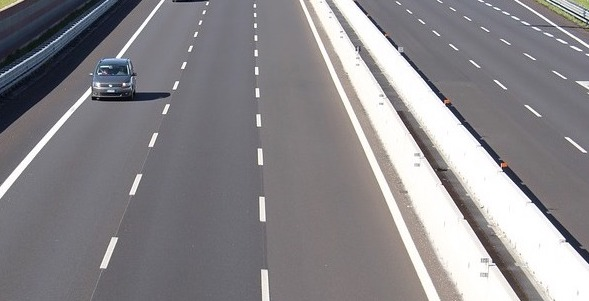
//> input picture week5_cpp/data/images/lanes.jpg, 589 x 301 px
$ ./houghTransform   (built with g++ and OpenCV 4)
//> lines starting //> are read from the running program, lines starting //| are printed output that depends on the picture; after the words box and inside, x2 and y2 are one past the last pixel; in counts of white or black regions, pixels touching at a corner belong together
### week2-cpp/dataPath.hpp
std::string DATA_PATH = "../data/";

### week5_cpp/houghTransform.cpp
#include <opencv2/opencv.hpp>
#include <iostream>
#include "dataPath.hpp"

using namespace std;
using namespace cv;

int main(){
// Read image
Mat img = imread(DATA_PATH + "images/lanes.jpg", IMREAD_COLOR);
//> img is the input picture: 301 rows x 589 cols, CV_8UC3; mean B, G, R 138.2, 134.8, 137.2
// Convert the image to gray-scale
Mat gray;
cvtColor(img,gray,COLOR_BGR2GRAY);
// Find the edges in the image using canny detector
Mat edges;
Canny(gray,edges,50,200);
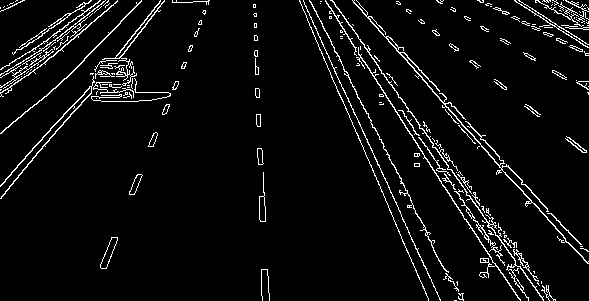
//> edges: 301 rows x 589 cols, CV_8UC1; 5.2% white in thin lines or dots
// Detect points that form a line
vector<Vec4i> lines;
HoughLinesP(edges,lines,1,CV_PI/180,1000,10,250);
//> lines = empty
// Draw lines on the image
for (size_t i=0; i < lines.size(); i++){
    Vec4i line = lines[i];
    cv::line(img,Point(line[0],line[1]),Point(line[2],line[3]),Scalar(255,0,0),3,LINE_AA);
}
//> this loop made 0 passes
imshow("Hough Lines", img);
waitKey(0);

// Read image as gray-scale
img = imread(DATA_PATH + "images/circles.jpg", IMREAD_COLOR);
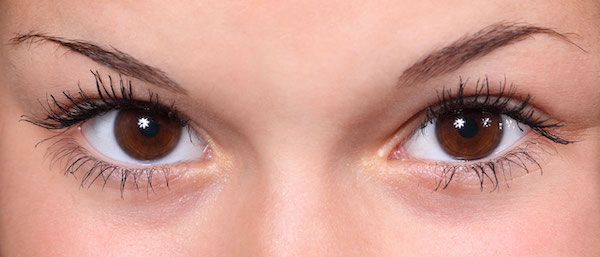
//> input picture week5_cpp/data/images/circles.jpg, 600 x 257 px
//> img is the input picture: 257 rows x 600 cols, CV_8UC3; mean B, G, R 142.2, 153.8, 204.8
// Convert to gray-scale
cvtColor(img, gray, COLOR_BGR2GRAY);
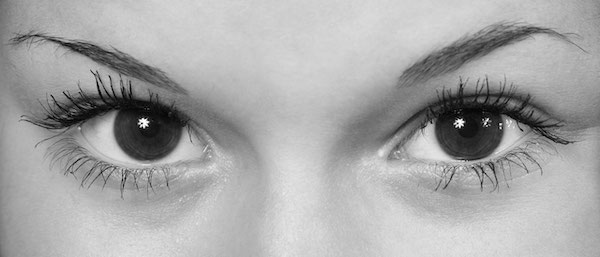
//> gray: 257 rows x 600 cols, CV_8UC1; min 0, max 255, mean 167.7

// Blur the image to reduce noise
Mat img_blur;
medianBlur(gray,img_blur,5);
// Apply hough transform on the image
vector<Vec3f> circles;
HoughCircles(img_blur, circles, HOUGH_GRADIENT, 1, 50, 450, 10, 30, 40);
//> circles = 2 circles (x, y, radius): [147.5, 126.5, 34.9], [468.5, 128.5, 34.1]
for( size_t i = 0; i < circles.size(); i++ )
{
  Point center(cvRound(circles[i][0]), cvRound(circles[i][1]));
  int radius = cvRound(circles[i][2]);
  // Draw the outer circle
  circle( img, center, radius, Scalar(0, 255, 0), 2);
  // Draw the center of the circle
  circle( img, center, 2, Scalar(0, 0, 255), 3);
}
//> this loop made 2 passes
//> (center, radius) on passes 1 to 2: (Point(148, 126), 35), (Point(468, 128), 34)
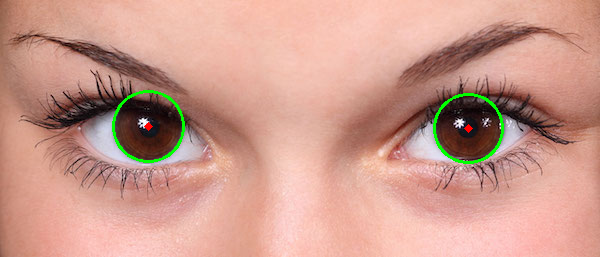
//> img: 257 rows x 600 cols, CV_8UC3; 0.9% of pixels changed, all inside (x1, y1, x2, y2) = (112, 90, 504, 164)

imshow("Hough Circles", img);
waitKey(0);

return 0;
}
